Frame 1 (no input): blank canvas, image omitted
Frame 60 (the mouse pressed at the canvas centre just before this capture): blank canvas, image omitted
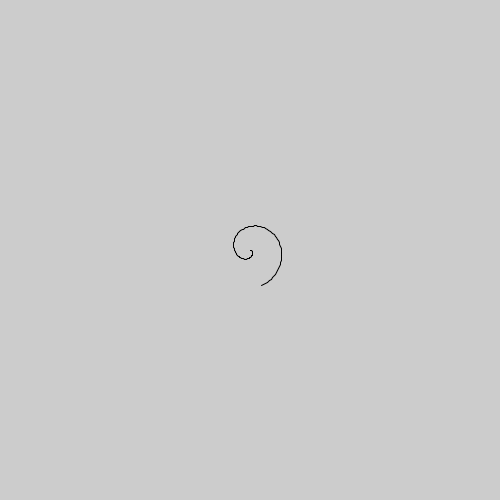
Frame 120 (the mouse held since frame 60 and released just before this capture)

The Processing sketch whose frames 1 and 60 were blank and that drew this single picture after the mouse press (run headless with seeded random() and noise(); from frame 60 on, the mouse is pressed at the canvas centre):

// Processing sketch: Spiral
// ── Spiral.pde
float theta = 0;
float STEP = 2 * PI * 0.01; //曲線の精度
void setup(){
  size(500, 500);
}
void draw(){
  translate(width / 2, height / 2);  //描画ウィンドウの中心に移動
  line(rad(theta) * cos(theta),
   rad(theta) * sin(theta),
   rad(theta + STEP) * cos(theta + STEP),
   rad(theta + STEP) * sin(theta + STEP));
  theta += STEP;
}
float rad(float t){ //動径を定める関数
  float r = 5 * t;  //アルキメデスらせん
  // float r = 20 * sqrt(t); //フェルマーらせん
  // float r = pow(1.1, t); //対数らせん
  return(r);
}
